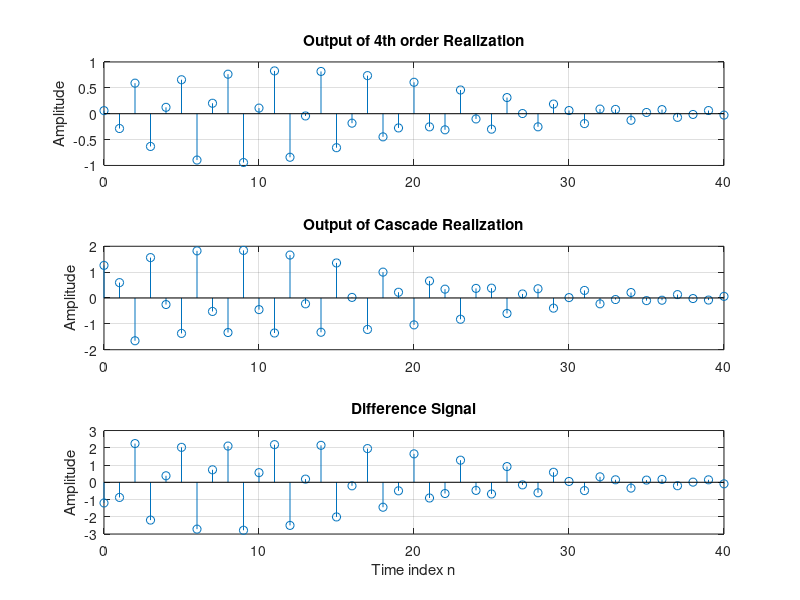

Write the MATLAB code that produced this figure.
% Program P2_6
% Cascade Realization
clf;
x = [1 zeros(1,40)]; % Generate the input
n = 0:40;
% Coefficients of 4th order system
den = [1 1.6 2.28 1.325 0.68];
num = [0.06 -0.19 0.27 -0.26 0.12];
% Compute the output of 4th order system
y = filter(num,den,x);
% Coefficients of the two 2nd order systems
num1 = [0.3 -0.2 0.4];den1 = [1 0.9 0.8];
num2 = [0.2 -0.5 0.3];den2 = [1 0.7 0.85];
% Output y1[n] of the first stage in the cascade
ic = [1 2];
y1 = filter(num1,den1,x,ic);
% Output y2[n] of the second stage in the cascade
y2 = filter(num2,den2,y1,ic);
% Difference between y[n] and y2[n]
d = y - y2;
% Plot output and difference signals
subplot(3,1,1);
stem(n,y);
ylabel('Amplitude');
title('Output of 4th order Realization'); grid;
subplot(3,1,2);
stem(n,y2)
ylabel('Amplitude');
title('Output of Cascade Realization'); grid;
subplot(3,1,3);
stem(n,d)
xlabel('Time index n');ylabel('Amplitude');
title('Difference Signal'); grid;
